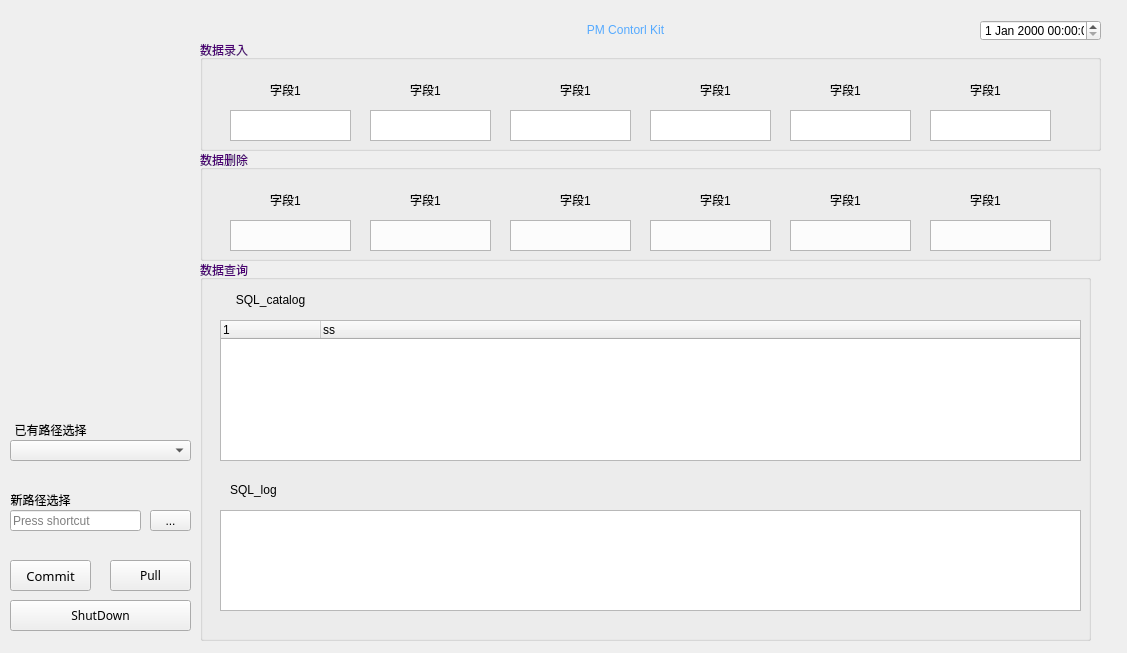
<?xml version="1.0" encoding="UTF-8"?>
<ui version="4.0">
 <class>Form</class>
 <widget class="QWidget" name="Form">
  <property name="geometry">
   <rect>
    <x>0</x>
    <y>0</y>
    <width>1127</width>
    <height>653</height>
   </rect>
  </property>
  <property name="windowTitle">
   <string>Form</string>
  </property>
  <property name="styleSheet">
   <string notr="true"/>
  </property>
  <widget class="QTextEdit" name="textEdit">
   <property name="geometry">
    <rect>
     <x>230</x>
     <y>110</y>
     <width>121</width>
     <height>31</height>
    </rect>
   </property>
  </widget>
  <widget class="QDateTimeEdit" name="dateTimeEdit">
   <property name="geometry">
    <rect>
     <x>980</x>
     <y>20</y>
     <width>121</width>
     <height>21</height>
    </rect>
   </property>
   <property name="styleSheet">
    <string notr="true">font: 9pt &quot;Source Code Pro&quot;;</string>
   </property>
  </widget>
  <widget class="QTextEdit" name="textEdit_2">
   <property name="geometry">
    <rect>
     <x>370</x>
     <y>110</y>
     <width>121</width>
     <height>31</height>
    </rect>
   </property>
  </widget>
  <widget class="QComboBox" name="comboBox">
   <property name="geometry">
    <rect>
     <x>10</x>
     <y>440</y>
     <width>181</width>
     <height>21</height>
    </rect>
   </property>
  </widget>
  <widget class="QTextEdit" name="textEdit_3">
   <property name="geometry">
    <rect>
     <x>510</x>
     <y>110</y>
     <width>121</width>
     <height>31</height>
    </rect>
   </property>
  </widget>
  <widget class="QTextEdit" name="textEdit_4">
   <property name="geometry">
    <rect>
     <x>650</x>
     <y>110</y>
     <width>121</width>
     <height>31</height>
    </rect>
   </property>
  </widget>
  <widget class="QTextEdit" name="textEdit_5">
   <property name="geometry">
    <rect>
     <x>790</x>
     <y>110</y>
     <width>121</width>
     <height>31</height>
    </rect>
   </property>
  </widget>
  <widget class="QTextEdit" name="textEdit_6">
   <property name="geometry">
    <rect>
     <x>930</x>
     <y>110</y>
     <width>121</width>
     <height>31</height>
    </rect>
   </property>
  </widget>
  <widget class="QGroupBox" name="groupBox">
   <property name="geometry">
    <rect>
     <x>200</x>
     <y>40</y>
     <width>901</width>
     <height>111</height>
    </rect>
   </property>
   <property name="palette">
    <palette>
     <active>
      <colorrole role="WindowText">
       <brush brushstyle="SolidPattern">
        <color alpha="255">
         <red>77</red>
         <green>0</green>
         <blue>116</blue>
        </color>
       </brush>
      </colorrole>
      <colorrole role="Text">
       <brush brushstyle="SolidPattern">
        <color alpha="255">
         <red>170</red>
         <green>255</green>
         <blue>0</blue>
        </color>
       </brush>
      </colorrole>
     </active>
     <inactive>
      <colorrole role="WindowText">
       <brush brushstyle="SolidPattern">
        <color alpha="255">
         <red>77</red>
         <green>0</green>
         <blue>116</blue>
        </color>
       </brush>
      </colorrole>
      <colorrole role="Text">
       <brush brushstyle="SolidPattern">
        <color alpha="255">
         <red>170</red>
         <green>255</green>
         <blue>0</blue>
        </color>
       </brush>
      </colorrole>
     </inactive>
     <disabled>
      <colorrole role="WindowText">
       <brush brushstyle="SolidPattern">
        <color alpha="255">
         <red>120</red>
         <green>120</green>
         <blue>120</blue>
        </color>
       </brush>
      </colorrole>
      <colorrole role="Text">
       <brush brushstyle="SolidPattern">
        <color alpha="255">
         <red>120</red>
         <green>120</green>
         <blue>120</blue>
        </color>
       </brush>
      </colorrole>
     </disabled>
    </palette>
   </property>
   <property name="styleSheet">
    <string notr="true">font: 12pt &quot;方正准圆_GBK&quot;;
border-color: qlineargradient(spread:pad, x1:0, y1:0, x2:1, y2:0, stop:0 rgba(0, 0, 0, 255), stop:1 rgba(255, 255, 255, 255));
border-color: rgb(170, 255, 255);
font: 12pt &quot;微软雅黑&quot;;</string>
   </property>
   <property name="title">
    <string>数据录入</string>
   </property>
   <widget class="QLabel" name="label_2">
    <property name="geometry">
     <rect>
      <x>200</x>
      <y>40</y>
      <width>51</width>
      <height>20</height>
     </rect>
    </property>
    <property name="text">
     <string>&lt;html&gt;&lt;head/&gt;&lt;body&gt;&lt;p align=&quot;center&quot;&gt;&lt;span style=&quot; font-size:9pt;&quot;&gt;字段1&lt;/span&gt;&lt;/p&gt;&lt;/body&gt;&lt;/html&gt;</string>
    </property>
   </widget>
   <widget class="QLabel" name="label_3">
    <property name="geometry">
     <rect>
      <x>60</x>
      <y>40</y>
      <width>51</width>
      <height>20</height>
     </rect>
    </property>
    <property name="text">
     <string>&lt;html&gt;&lt;head/&gt;&lt;body&gt;&lt;p align=&quot;center&quot;&gt;&lt;span style=&quot; font-size:9pt;&quot;&gt;字段1&lt;/span&gt;&lt;/p&gt;&lt;/body&gt;&lt;/html&gt;</string>
    </property>
   </widget>
   <widget class="QLabel" name="label_4">
    <property name="geometry">
     <rect>
      <x>350</x>
      <y>40</y>
      <width>51</width>
      <height>20</height>
     </rect>
    </property>
    <property name="text">
     <string>&lt;html&gt;&lt;head/&gt;&lt;body&gt;&lt;p align=&quot;center&quot;&gt;&lt;span style=&quot; font-size:9pt;&quot;&gt;字段1&lt;/span&gt;&lt;/p&gt;&lt;/body&gt;&lt;/html&gt;</string>
    </property>
   </widget>
   <widget class="QLabel" name="label_5">
    <property name="geometry">
     <rect>
      <x>490</x>
      <y>40</y>
      <width>51</width>
      <height>20</height>
     </rect>
    </property>
    <property name="text">
     <string>&lt;html&gt;&lt;head/&gt;&lt;body&gt;&lt;p align=&quot;center&quot;&gt;&lt;span style=&quot; font-size:9pt;&quot;&gt;字段1&lt;/span&gt;&lt;/p&gt;&lt;/body&gt;&lt;/html&gt;</string>
    </property>
   </widget>
   <widget class="QLabel" name="label_6">
    <property name="geometry">
     <rect>
      <x>620</x>
      <y>40</y>
      <width>51</width>
      <height>20</height>
     </rect>
    </property>
    <property name="text">
     <string>&lt;html&gt;&lt;head/&gt;&lt;body&gt;&lt;p align=&quot;center&quot;&gt;&lt;span style=&quot; font-size:9pt;&quot;&gt;字段1&lt;/span&gt;&lt;/p&gt;&lt;/body&gt;&lt;/html&gt;</string>
    </property>
   </widget>
   <widget class="QLabel" name="label_7">
    <property name="geometry">
     <rect>
      <x>760</x>
      <y>40</y>
      <width>51</width>
      <height>20</height>
     </rect>
    </property>
    <property name="text">
     <string>&lt;html&gt;&lt;head/&gt;&lt;body&gt;&lt;p align=&quot;center&quot;&gt;&lt;span style=&quot; font-size:9pt;&quot;&gt;字段1&lt;/span&gt;&lt;/p&gt;&lt;/body&gt;&lt;/html&gt;</string>
    </property>
   </widget>
  </widget>
  <widget class="QToolButton" name="toolButton_2">
   <property name="geometry">
    <rect>
     <x>150</x>
     <y>510</y>
     <width>41</width>
     <height>21</height>
    </rect>
   </property>
   <property name="text">
    <string>...</string>
   </property>
  </widget>
  <widget class="QGroupBox" name="groupBox_2">
   <property name="geometry">
    <rect>
     <x>200</x>
     <y>260</y>
     <width>891</width>
     <height>381</height>
    </rect>
   </property>
   <property name="palette">
    <palette>
     <active>
      <colorrole role="WindowText">
       <brush brushstyle="SolidPattern">
        <color alpha="255">
         <red>77</red>
         <green>0</green>
         <blue>116</blue>
        </color>
       </brush>
      </colorrole>
      <colorrole role="Text">
       <brush brushstyle="SolidPattern">
        <color alpha="255">
         <red>170</red>
         <green>255</green>
         <blue>0</blue>
        </color>
       </brush>
      </colorrole>
     </active>
     <inactive>
      <colorrole role="WindowText">
       <brush brushstyle="SolidPattern">
        <color alpha="255">
         <red>77</red>
         <green>0</green>
         <blue>116</blue>
        </color>
       </brush>
      </colorrole>
      <colorrole role="Text">
       <brush brushstyle="SolidPattern">
        <color alpha="255">
         <red>170</red>
         <green>255</green>
         <blue>0</blue>
        </color>
       </brush>
      </colorrole>
     </inactive>
     <disabled>
      <colorrole role="WindowText">
       <brush brushstyle="SolidPattern">
        <color alpha="255">
         <red>120</red>
         <green>120</green>
         <blue>120</blue>
        </color>
       </brush>
      </colorrole>
      <colorrole role="Text">
       <brush brushstyle="SolidPattern">
        <color alpha="255">
         <red>120</red>
         <green>120</green>
         <blue>120</blue>
        </color>
       </brush>
      </colorrole>
     </disabled>
    </palette>
   </property>
   <property name="styleSheet">
    <string notr="true">font: 12pt &quot;方正准圆_GBK&quot;;
border-color: qlineargradient(spread:pad, x1:0, y1:0, x2:1, y2:0, stop:0 rgba(0, 0, 0, 255), stop:1 rgba(255, 255, 255, 255));
border-color: rgb(170, 255, 255);
font: 12pt &quot;微软雅黑&quot;;</string>
   </property>
   <property name="title">
    <string>数据查询</string>
   </property>
   <widget class="QTreeWidget" name="treeWidget">
    <property name="geometry">
     <rect>
      <x>20</x>
      <y>60</y>
      <width>861</width>
      <height>141</height>
     </rect>
    </property>
    <column>
     <property name="text">
      <string>1</string>
     </property>
    </column>
    <column>
     <property name="text">
      <string>ss</string>
     </property>
    </column>
   </widget>
   <widget class="QLabel" name="label_9">
    <property name="geometry">
     <rect>
      <x>30</x>
      <y>30</y>
      <width>81</width>
      <height>21</height>
     </rect>
    </property>
    <property name="text">
     <string>&lt;html&gt;&lt;head/&gt;&lt;body&gt;&lt;p align=&quot;center&quot;&gt;&lt;span style=&quot; font-size:9pt;&quot;&gt;SQL_catalog&lt;/span&gt;&lt;/p&gt;&lt;/body&gt;&lt;/html&gt;</string>
    </property>
   </widget>
   <widget class="QLabel" name="label_10">
    <property name="geometry">
     <rect>
      <x>30</x>
      <y>220</y>
      <width>51</width>
      <height>21</height>
     </rect>
    </property>
    <property name="text">
     <string>&lt;html&gt;&lt;head/&gt;&lt;body&gt;&lt;p&gt;&lt;span style=&quot; font-size:9pt;&quot;&gt;SQL_log&lt;/span&gt;&lt;/p&gt;&lt;/body&gt;&lt;/html&gt;</string>
    </property>
   </widget>
   <widget class="QListWidget" name="listWidget_2">
    <property name="geometry">
     <rect>
      <x>20</x>
      <y>250</y>
      <width>861</width>
      <height>101</height>
     </rect>
    </property>
   </widget>
  </widget>
  <widget class="QPushButton" name="pushButton_2">
   <property name="geometry">
    <rect>
     <x>10</x>
     <y>560</y>
     <width>81</width>
     <height>31</height>
    </rect>
   </property>
   <property name="font">
    <font>
     <family>微软雅黑</family>
     <pointsize>10</pointsize>
     <weight>50</weight>
     <italic>false</italic>
     <bold>false</bold>
    </font>
   </property>
   <property name="styleSheet">
    <string notr="true">font: 10pt &quot;微软雅黑&quot;;
selection-color: qconicalgradient(cx:0.5, cy:0.5, angle:0, stop:0 rgba(35, 40, 3, 255), stop:0.16 rgba(136, 106, 22, 255), stop:0.225 rgba(166, 140, 41, 255), stop:0.285 rgba(204, 181, 74, 255), stop:0.345 rgba(235, 219, 102, 255), stop:0.415 rgba(245, 236, 112, 255), stop:0.52 rgba(209, 190, 76, 255), stop:0.57 rgba(187, 156, 51, 255), stop:0.635 rgba(168, 142, 42, 255), stop:0.695 rgba(202, 174, 68, 255), stop:0.75 rgba(218, 202, 86, 255), stop:0.815 rgba(208, 187, 73, 255), stop:0.88 rgba(187, 156, 51, 255), stop:0.935 rgba(137, 108, 26, 255), stop:1 rgba(35, 40, 3, 255));</string>
   </property>
   <property name="text">
    <string>Commit</string>
   </property>
  </widget>
  <widget class="QPushButton" name="pushButton">
   <property name="geometry">
    <rect>
     <x>110</x>
     <y>560</y>
     <width>81</width>
     <height>31</height>
    </rect>
   </property>
   <property name="font">
    <font>
     <family>微软雅黑</family>
     <pointsize>9</pointsize>
     <weight>50</weight>
     <italic>false</italic>
     <bold>false</bold>
    </font>
   </property>
   <property name="styleSheet">
    <string notr="true">font: 9pt &quot;微软雅黑&quot;;
selection-color: qconicalgradient(cx:0.5, cy:0.5, angle:0, stop:0 rgba(35, 40, 3, 255), stop:0.16 rgba(136, 106, 22, 255), stop:0.225 rgba(166, 140, 41, 255), stop:0.285 rgba(204, 181, 74, 255), stop:0.345 rgba(235, 219, 102, 255), stop:0.415 rgba(245, 236, 112, 255), stop:0.52 rgba(209, 190, 76, 255), stop:0.57 rgba(187, 156, 51, 255), stop:0.635 rgba(168, 142, 42, 255), stop:0.695 rgba(202, 174, 68, 255), stop:0.75 rgba(218, 202, 86, 255), stop:0.815 rgba(208, 187, 73, 255), stop:0.88 rgba(187, 156, 51, 255), stop:0.935 rgba(137, 108, 26, 255), stop:1 rgba(35, 40, 3, 255));</string>
   </property>
   <property name="text">
    <string>Pull</string>
   </property>
  </widget>
  <widget class="QPushButton" name="pushButton_3">
   <property name="geometry">
    <rect>
     <x>10</x>
     <y>600</y>
     <width>181</width>
     <height>31</height>
    </rect>
   </property>
   <property name="font">
    <font>
     <family>微软雅黑</family>
     <pointsize>9</pointsize>
     <weight>50</weight>
     <italic>false</italic>
     <bold>false</bold>
    </font>
   </property>
   <property name="styleSheet">
    <string notr="true">font: 9pt &quot;微软雅黑&quot;;
selection-color: qconicalgradient(cx:0.5, cy:0.5, angle:0, stop:0 rgba(35, 40, 3, 255), stop:0.16 rgba(136, 106, 22, 255), stop:0.225 rgba(166, 140, 41, 255), stop:0.285 rgba(204, 181, 74, 255), stop:0.345 rgba(235, 219, 102, 255), stop:0.415 rgba(245, 236, 112, 255), stop:0.52 rgba(209, 190, 76, 255), stop:0.57 rgba(187, 156, 51, 255), stop:0.635 rgba(168, 142, 42, 255), stop:0.695 rgba(202, 174, 68, 255), stop:0.75 rgba(218, 202, 86, 255), stop:0.815 rgba(208, 187, 73, 255), stop:0.88 rgba(187, 156, 51, 255), stop:0.935 rgba(137, 108, 26, 255), stop:1 rgba(35, 40, 3, 255));</string>
   </property>
   <property name="text">
    <string>ShutDown</string>
   </property>
  </widget>
  <widget class="QLabel" name="label">
   <property name="geometry">
    <rect>
     <x>10</x>
     <y>420</y>
     <width>81</width>
     <height>20</height>
    </rect>
   </property>
   <property name="font">
    <font>
     <family>微软雅黑</family>
     <pointsize>9</pointsize>
     <weight>50</weight>
     <italic>false</italic>
     <bold>false</bold>
    </font>
   </property>
   <property name="text">
    <string>&lt;html&gt;&lt;head/&gt;&lt;body&gt;&lt;p align=&quot;center&quot;&gt;&lt;span style=&quot; font-size:9pt;&quot;&gt;已有路径选择&lt;/span&gt;&lt;/p&gt;&lt;/body&gt;&lt;/html&gt;</string>
   </property>
  </widget>
  <widget class="QLabel" name="label_11">
   <property name="geometry">
    <rect>
     <x>0</x>
     <y>490</y>
     <width>81</width>
     <height>20</height>
    </rect>
   </property>
   <property name="font">
    <font>
     <family>微软雅黑</family>
     <pointsize>9</pointsize>
     <weight>50</weight>
     <italic>false</italic>
     <bold>false</bold>
    </font>
   </property>
   <property name="text">
    <string>&lt;html&gt;&lt;head/&gt;&lt;body&gt;&lt;p align=&quot;center&quot;&gt;新路径选择&lt;/p&gt;&lt;/body&gt;&lt;/html&gt;</string>
   </property>
  </widget>
  <widget class="QKeySequenceEdit" name="keySequenceEdit">
   <property name="geometry">
    <rect>
     <x>10</x>
     <y>510</y>
     <width>131</width>
     <height>21</height>
    </rect>
   </property>
  </widget>
  <widget class="QTextEdit" name="textEdit_7">
   <property name="geometry">
    <rect>
     <x>650</x>
     <y>220</y>
     <width>121</width>
     <height>31</height>
    </rect>
   </property>
  </widget>
  <widget class="QTextEdit" name="textEdit_8">
   <property name="geometry">
    <rect>
     <x>930</x>
     <y>220</y>
     <width>121</width>
     <height>31</height>
    </rect>
   </property>
  </widget>
  <widget class="QTextEdit" name="textEdit_9">
   <property name="geometry">
    <rect>
     <x>790</x>
     <y>220</y>
     <width>121</width>
     <height>31</height>
    </rect>
   </property>
  </widget>
  <widget class="QTextEdit" name="textEdit_10">
   <property name="geometry">
    <rect>
     <x>510</x>
     <y>220</y>
     <width>121</width>
     <height>31</height>
    </rect>
   </property>
  </widget>
  <widget class="QTextEdit" name="textEdit_11">
   <property name="geometry">
    <rect>
     <x>230</x>
     <y>220</y>
     <width>121</width>
     <height>31</height>
    </rect>
   </property>
  </widget>
  <widget class="QTextEdit" name="textEdit_12">
   <property name="geometry">
    <rect>
     <x>370</x>
     <y>220</y>
     <width>121</width>
     <height>31</height>
    </rect>
   </property>
  </widget>
  <widget class="QGroupBox" name="groupBox_3">
   <property name="geometry">
    <rect>
     <x>200</x>
     <y>150</y>
     <width>901</width>
     <height>111</height>
    </rect>
   </property>
   <property name="palette">
    <palette>
     <active>
      <colorrole role="WindowText">
       <brush brushstyle="SolidPattern">
        <color alpha="255">
         <red>77</red>
         <green>0</green>
         <blue>116</blue>
        </color>
       </brush>
      </colorrole>
      <colorrole role="Text">
       <brush brushstyle="SolidPattern">
        <color alpha="255">
         <red>170</red>
         <green>255</green>
         <blue>0</blue>
        </color>
       </brush>
      </colorrole>
     </active>
     <inactive>
      <colorrole role="WindowText">
       <brush brushstyle="SolidPattern">
        <color alpha="255">
         <red>77</red>
         <green>0</green>
         <blue>116</blue>
        </color>
       </brush>
      </colorrole>
      <colorrole role="Text">
       <brush brushstyle="SolidPattern">
        <color alpha="255">
         <red>170</red>
         <green>255</green>
         <blue>0</blue>
        </color>
       </brush>
      </colorrole>
     </inactive>
     <disabled>
      <colorrole role="WindowText">
       <brush brushstyle="SolidPattern">
        <color alpha="255">
         <red>120</red>
         <green>120</green>
         <blue>120</blue>
        </color>
       </brush>
      </colorrole>
      <colorrole role="Text">
       <brush brushstyle="SolidPattern">
        <color alpha="255">
         <red>120</red>
         <green>120</green>
         <blue>120</blue>
        </color>
       </brush>
      </colorrole>
     </disabled>
    </palette>
   </property>
   <property name="styleSheet">
    <string notr="true">font: 12pt &quot;方正准圆_GBK&quot;;
border-color: qlineargradient(spread:pad, x1:0, y1:0, x2:1, y2:0, stop:0 rgba(0, 0, 0, 255), stop:1 rgba(255, 255, 255, 255));
border-color: rgb(170, 255, 255);
font: 12pt &quot;微软雅黑&quot;;</string>
   </property>
   <property name="title">
    <string>数据删除</string>
   </property>
   <widget class="QLabel" name="label_8">
    <property name="geometry">
     <rect>
      <x>200</x>
      <y>40</y>
      <width>51</width>
      <height>20</height>
     </rect>
    </property>
    <property name="text">
     <string>&lt;html&gt;&lt;head/&gt;&lt;body&gt;&lt;p align=&quot;center&quot;&gt;&lt;span style=&quot; font-size:9pt;&quot;&gt;字段1&lt;/span&gt;&lt;/p&gt;&lt;/body&gt;&lt;/html&gt;</string>
    </property>
   </widget>
   <widget class="QLabel" name="label_12">
    <property name="geometry">
     <rect>
      <x>60</x>
      <y>40</y>
      <width>51</width>
      <height>20</height>
     </rect>
    </property>
    <property name="text">
     <string>&lt;html&gt;&lt;head/&gt;&lt;body&gt;&lt;p align=&quot;center&quot;&gt;&lt;span style=&quot; font-size:9pt;&quot;&gt;字段1&lt;/span&gt;&lt;/p&gt;&lt;/body&gt;&lt;/html&gt;</string>
    </property>
   </widget>
   <widget class="QLabel" name="label_13">
    <property name="geometry">
     <rect>
      <x>350</x>
      <y>40</y>
      <width>51</width>
      <height>20</height>
     </rect>
    </property>
    <property name="text">
     <string>&lt;html&gt;&lt;head/&gt;&lt;body&gt;&lt;p align=&quot;center&quot;&gt;&lt;span style=&quot; font-size:9pt;&quot;&gt;字段1&lt;/span&gt;&lt;/p&gt;&lt;/body&gt;&lt;/html&gt;</string>
    </property>
   </widget>
   <widget class="QLabel" name="label_14">
    <property name="geometry">
     <rect>
      <x>490</x>
      <y>40</y>
      <width>51</width>
      <height>20</height>
     </rect>
    </property>
    <property name="text">
     <string>&lt;html&gt;&lt;head/&gt;&lt;body&gt;&lt;p align=&quot;center&quot;&gt;&lt;span style=&quot; font-size:9pt;&quot;&gt;字段1&lt;/span&gt;&lt;/p&gt;&lt;/body&gt;&lt;/html&gt;</string>
    </property>
   </widget>
   <widget class="QLabel" name="label_15">
    <property name="geometry">
     <rect>
      <x>620</x>
      <y>40</y>
      <width>51</width>
      <height>20</height>
     </rect>
    </property>
    <property name="text">
     <string>&lt;html&gt;&lt;head/&gt;&lt;body&gt;&lt;p align=&quot;center&quot;&gt;&lt;span style=&quot; font-size:9pt;&quot;&gt;字段1&lt;/span&gt;&lt;/p&gt;&lt;/body&gt;&lt;/html&gt;</string>
    </property>
   </widget>
   <widget class="QLabel" name="label_16">
    <property name="geometry">
     <rect>
      <x>760</x>
      <y>40</y>
      <width>51</width>
      <height>20</height>
     </rect>
    </property>
    <property name="text">
     <string>&lt;html&gt;&lt;head/&gt;&lt;body&gt;&lt;p align=&quot;center&quot;&gt;&lt;span style=&quot; font-size:9pt;&quot;&gt;字段1&lt;/span&gt;&lt;/p&gt;&lt;/body&gt;&lt;/html&gt;</string>
    </property>
   </widget>
  </widget>
  <widget class="QLabel" name="label_17">
   <property name="geometry">
    <rect>
     <x>400</x>
     <y>10</y>
     <width>451</width>
     <height>41</height>
    </rect>
   </property>
   <property name="styleSheet">
    <string notr="true">font: 22pt &quot;方正准圆_GBK&quot;;
color: rgb(85, 170, 255);</string>
   </property>
   <property name="text">
    <string>&lt;html&gt;&lt;head/&gt;&lt;body&gt;&lt;p align=&quot;center&quot;&gt;PM  Contorl  Kit&lt;/p&gt;&lt;/body&gt;&lt;/html&gt;</string>
   </property>
  </widget>
  <widget class="QLabel" name="label_18">
   <property name="geometry">
    <rect>
     <x>-40</x>
     <y>40</y>
     <width>231</width>
     <height>381</height>
    </rect>
   </property>
   <property name="text">
    <string/>
   </property>
   <property name="pixmap">
    <pixmap>C:/Users/Administrator/Desktop/DreamWorks_meitu_1.png</pixmap>
   </property>
  </widget>
  <zorder>groupBox_2</zorder>
  <zorder>groupBox</zorder>
  <zorder>dateTimeEdit</zorder>
  <zorder>comboBox</zorder>
  <zorder>toolButton_2</zorder>
  <zorder>textEdit</zorder>
  <zorder>textEdit_2</zorder>
  <zorder>textEdit_3</zorder>
  <zorder>textEdit_4</zorder>
  <zorder>textEdit_5</zorder>
  <zorder>textEdit_6</zorder>
  <zorder>pushButton_2</zorder>
  <zorder>pushButton</zorder>
  <zorder>pushButton_3</zorder>
  <zorder>label</zorder>
  <zorder>label_11</zorder>
  <zorder>keySequenceEdit</zorder>
  <zorder>textEdit_7</zorder>
  <zorder>textEdit_8</zorder>
  <zorder>textEdit_9</zorder>
  <zorder>textEdit_10</zorder>
  <zorder>textEdit_11</zorder>
  <zorder>textEdit_12</zorder>
  <zorder>groupBox_3</zorder>
  <zorder>label_17</zorder>
  <zorder>label_18</zorder>
 </widget>
 <resources/>
 <connections/>
 <slots>
  <slot>hello()</slot>
 </slots>
</ui>
